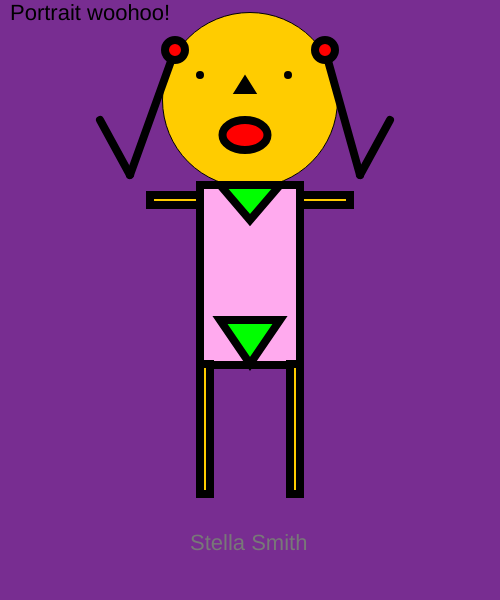
Frame 1 (no input)
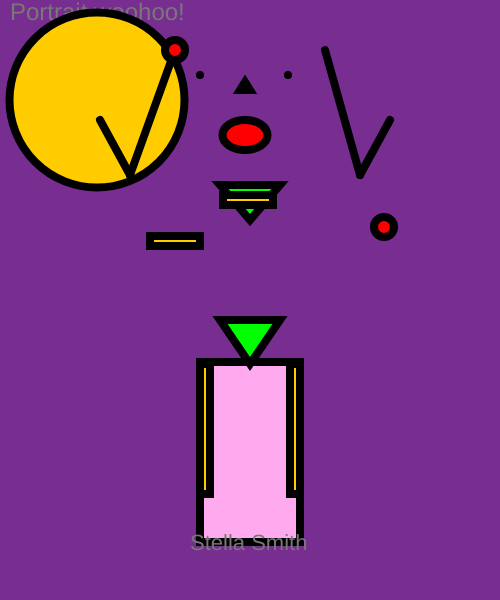
Frame 60 (no input)
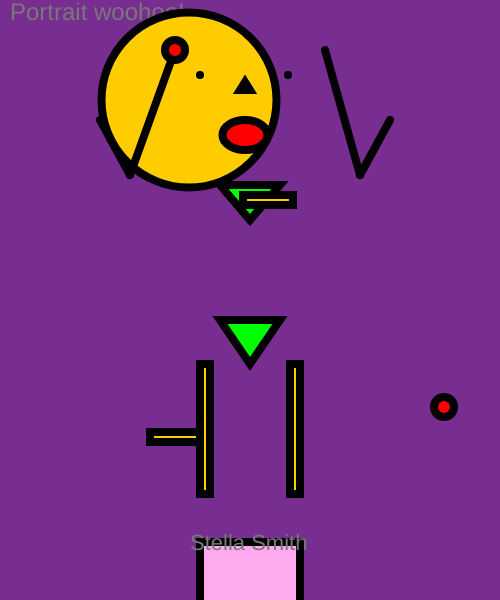
Frame 120 (the mouse pressed at the canvas centre since frame 60)

The p5.js sketch that drew these frames (run headless with seeded random() and noise() and a simulated clock; from frame 60 on, the mouse is pressed at the canvas centre):

// p5.js sketch
// ── sketch.js

var headX = 250;
var headY = 100;
var headDirection = 1;

var  bodyX = 200;
var  bodyY = 185;
var  bodyDirection = 3;

var leftarmX = 150;
var leftarmY = 195;
var leftarmDirection = 3;

var rightarmX = 300;
var rightarmY = 195;
var rightarmDirection = 1;

var hairtieX =325;
var hairtieY =50;
var hairtieDirectionX = 1;
var hairtieDirectionY = 3;

var size = 22;
var count = 0;
var sizeDirection =2;

var movement = 13;

function setup()
{
    createCanvas(500, 600);
    movement = floor(random(1,11));

}
function draw()
{
    background(120,45,145);
    textSize(size);
    size+= sizeDirection;
    count++;
    if(count > 5)
    {
        sizeDirection *=-1;
        count = 0;
    }
    text("Portrait woohoo!", 10,20);
    

    // head
    fill(255, 204, 0);
    circle(headX, headY,175);
    headX+=headDirection;
    if(headX >= 418|| headX <= 82)
   {
    headDirection *= -1;
    movement *= -1;
   }
   headX += movement;

 // eyes
    strokeWeight(8);
    fill(255, 204, 100);
    point(200,75,10);
    point(288,75,10);

// nose
    triangle(240,90,245,82,250,90);
    
// mouth
    fill('red');
    ellipse(245, 135, 45, 30)

    // hair
    line(130,175,175,50);
    line(325,50,360,175);
    line(130,175,100,120);
    line(360,175,390,120)
    // hairtie1
    circle(hairtieX,hairtieY,20);
    hairtieX=hairtieX + hairtieDirectionX;
    hairtieY=hairtieY + hairtieDirectionY;
    if(hairtieX >= 500 || hairtieY >=500)
    {
        hairtieDirectionX *= -1;
        hairtieDirectionY *= -1;
    }
    if(hairtieX <= 1 || hairtieY <= 1)
    {
        hairtieDirectionX*=-1;
        hairtieDirectionY*=-1;
    }

    // hairtie2
    circle(175,50,20);

// body
    fill('#fae');
    rect(200,bodyY,100,180);
    bodyY += bodyDirection;
    if(bodyY <= 0 || bodyY >= 600)
    {
        bodyDirection *= -1;
    }
 // decoration
    fill('rgb(0,255,0)');
    triangle(220,320,250,364,280,320)
    triangle(220,185,250,220,280,185)

    // right arm
    fill(255, 204, 0);
    rect(rightarmX,rightarmY,50,10);
    rightarmX += rightarmDirection;
    if(rightarmX >= 500 || rightarmX <= 0)
    {
        rightarmDirection *= -1;
        movement *= -1;
    }
    rightarmX += movement;
 // left arm
    rect(150,leftarmY,50,10);
    leftarmY += bodyDirection;
    if(leftarmY <= 0 || leftarmY >= 600)
{
    bodyDirection *= -1;
    movement *= -1;
}
leftarmY += movement;
  // left leg
    rect(200,364,10,130);
    // right leg
    rect(290,364,10,130);
    
    fill(120);
    textSize(22);
    text("Stella Smith",190,550 );

}
